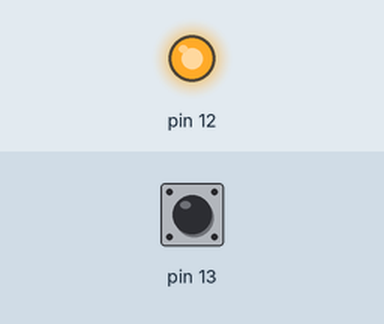
Bench run of a sketch on a simulated Arduino Uno, built with avr-gcc and run on an emulated ATmega328P. Parts: output pins drawn as LEDs (lit = HIGH). The inputs (shaded band) are chosen by the test bench; at power-on: pin 13 HIGH. What the sketch prints to the serial monitor is not drawn.

Above: at 3.0 s.
3.1 s: pin 13 driven LOW
At 3.7 s:
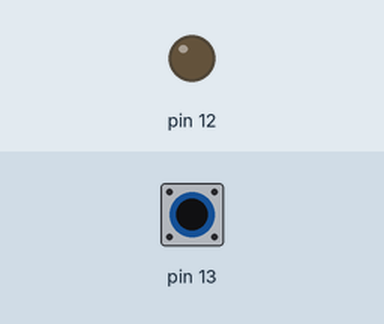
5.4 s: pin 13 driven HIGH
At 7.3 s:
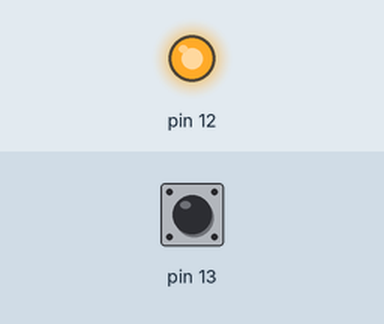
8.0 s: pin 13 pulsed LOW 5 times (0.12 s each, 0.3 s apart)
At 9.0 s:
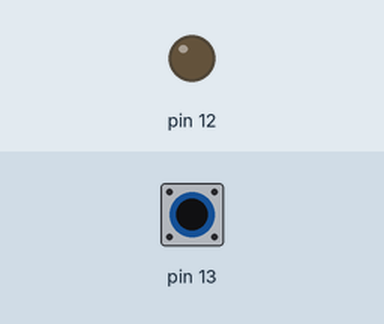
Timing chart, 0 to 11.3 s (numbered marks = the images above; inputs shaded):
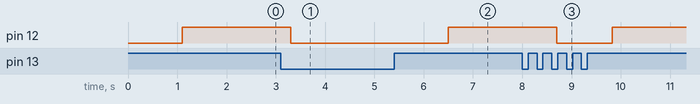

The sketch:

03_to-led.ino
```cpp
void setup() {
  Serial.begin(9600);
  pinMode(13, INPUT);
  pinMode(12, OUTPUT);
}

void loop() {
  if(digitalRead(13) == LOW) {
    Serial.write(1);
    digitalWrite(12, LOW);

  }
  else {
    Serial.write(0);
    delay(1100);
    digitalWrite(12, HIGH);
  }
}
```

Measured:
- after the input at 3.1 s, pin 12: HIGH → LOW after 0.20 s
- after the input at 5.4 s, pin 12: LOW → HIGH after 1.1 s
- after the input at 8.0 s, pin 12: HIGH → LOW after 0.70 s, → HIGH 1.1 s later
